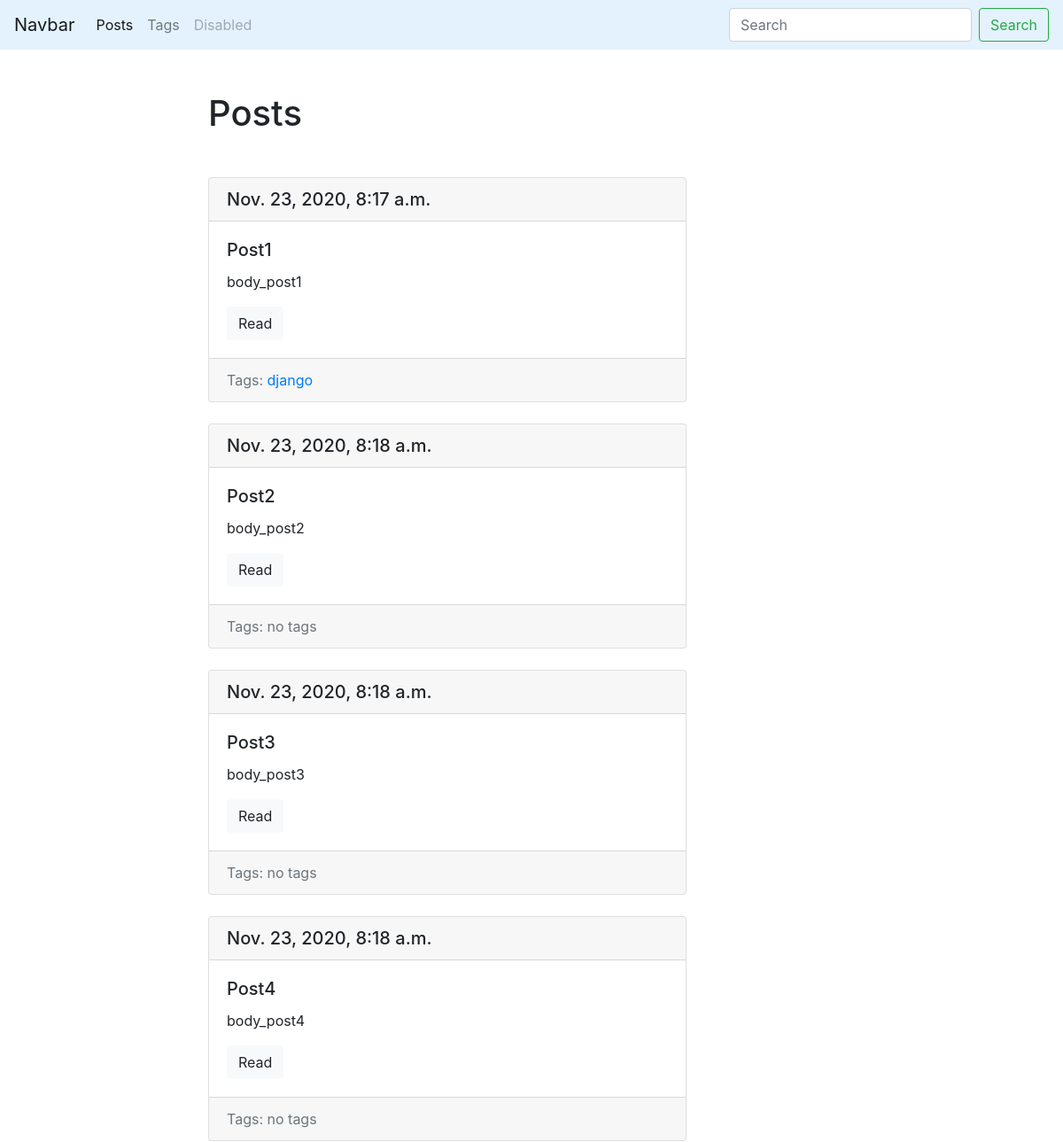
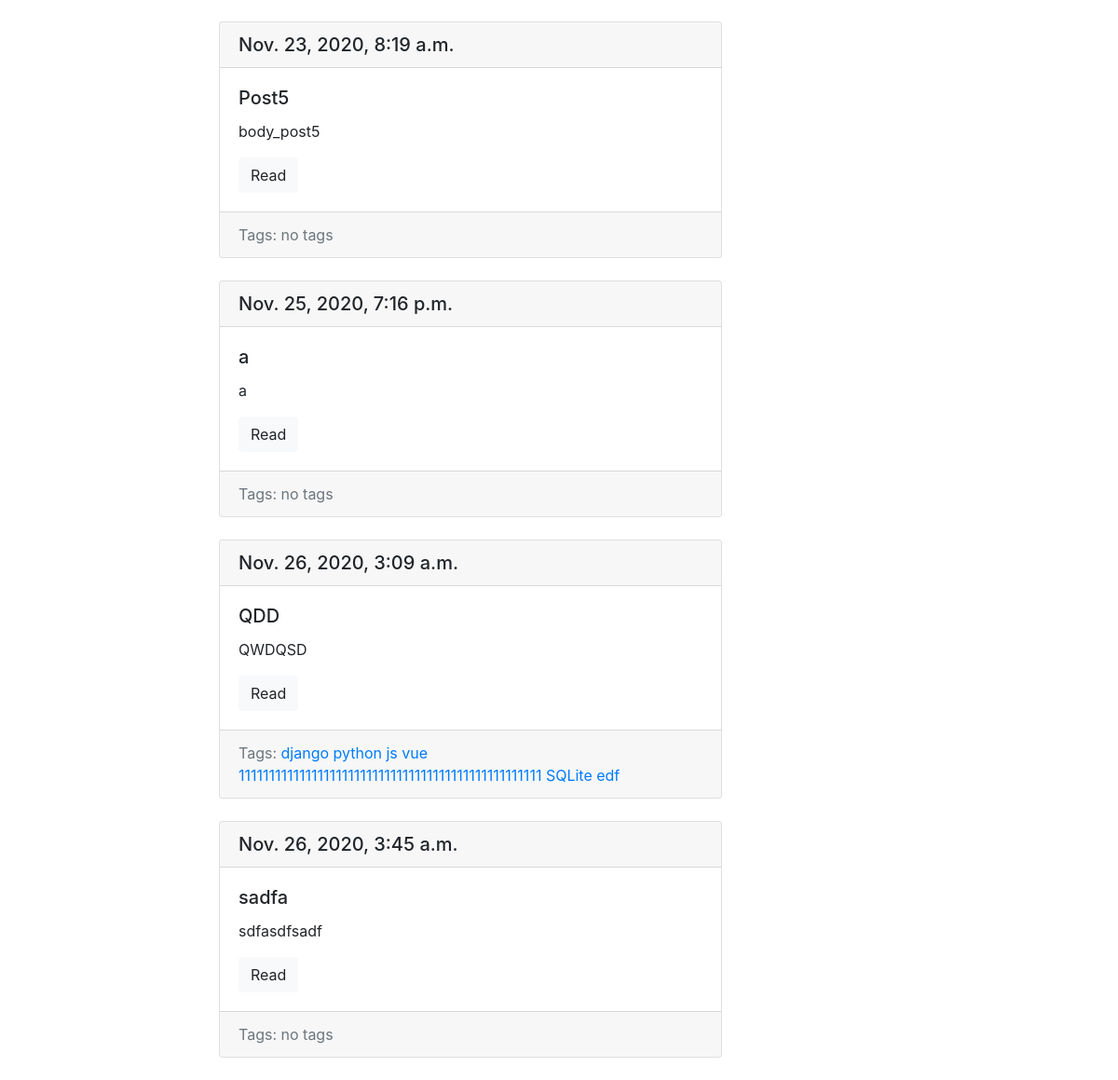
Screenshot of /blog/ with the database file from the repository (2 pictures, top to bottom).
### blog/models.py (models this page shows, shortened)
class Post(models.Model):
    title = models.CharField(
        max_length=150,
        db_index=True
    )
    slug = models.SlugField(
        max_length=150,
        blank=True,
        unique=True
    )
    body = models.TextField(
        blank=True,
        db_index=True
    )
    tags = models.ManyToManyField(
        'Tag',
        blank=True,
        related_name='posts'
    )
    date_pub = models.DateTimeField(
        auto_now_add=True
    )
    def get_absolute_url(self):
        return reverse('post_detail_url', kwargs={'slug': self.slug})

class Tag(models.Model):
    title = models.CharField(max_length=50)
    slug = models.SlugField(max_length=50, unique=True)
    def get_absolute_url(self):
        return reverse('tag_detail_url', kwargs={'slug': self.slug})
    def __str__(self):
        return self.title

### blog/views.py (the view)
# urls.py: path('', posts_list, name='posts_list'),
def posts_list(request):
    posts = Post.objects.all()
    return render(request, 'blog/index.html', context={'posts': posts})

### blog/templates/blog/index.html (shortened to what this page needs)
{% extends 'blog/base_blog.html' %}
    {% block content %}
        <h1 class="mb-5 ">Posts</h1>
        {% for post in posts %}
            {% include 'blog/includes/post_card_template.html' %}
        {% endfor %}
    {% endblock %}

### blog/templates/blog/includes/post_card_template.html
<div class="card mb-4">
  <h5 class="card-header">{{ post.date_pub }}</h5>
  <div class="card-body">
    <h5 class="card-title">{{ post.title }}</h5>
    <p class="card-text">{{ post.body|truncatewords:15 }}</p>
    <a href="{{ post.get_absolute_url }}" class="btn btn-light">Read</a>
  </div>
  <div class="card-footer text-muted">
    Tags:
    {% if post.tags.all %}
      {% for tag in post.tags.all %}
        <a href="{{ tag.get_absolute_url }}">{{ tag }} </a>
      {% endfor %}
    {% else %}
      no tags
    {% endif %}
  </div>
</div>

### rows the page displays
Post: date_pub "Nov. 23, 2020, 8:17 a.m.", title "Post1", body "body_post1"
Tag: title "django"
Post: date_pub "Nov. 23, 2020, 8:18 a.m.", title "Post2", body "body_post2", shows "no tags"
Post: date_pub "Nov. 23, 2020, 8:18 a.m.", title "Post3", body "body_post3", shows "no tags"
Post: date_pub "Nov. 23, 2020, 8:18 a.m.", title "Post4", body "body_post4", shows "no tags"
Post: date_pub "Nov. 23, 2020, 8:19 a.m.", title "Post5", body "body_post5", shows "no tags"
Post: date_pub "Nov. 25, 2020, 7:16 p.m.", title "a", body "a", shows "no tags"
Post: date_pub "Nov. 26, 2020, 3:09 a.m.", title "QDD", body "QWDQSD"
Tag: title "python"
Tag: title "js"
Tag: title "vue"
Tag: title "11111111111111111111111111111111111111111111111111"
Tag: title "SQLite"
Tag: title "edf"
Post: date_pub "Nov. 26, 2020, 3:45 a.m.", title "sadfa", body "sdfasdfsadf", shows "no tags"
